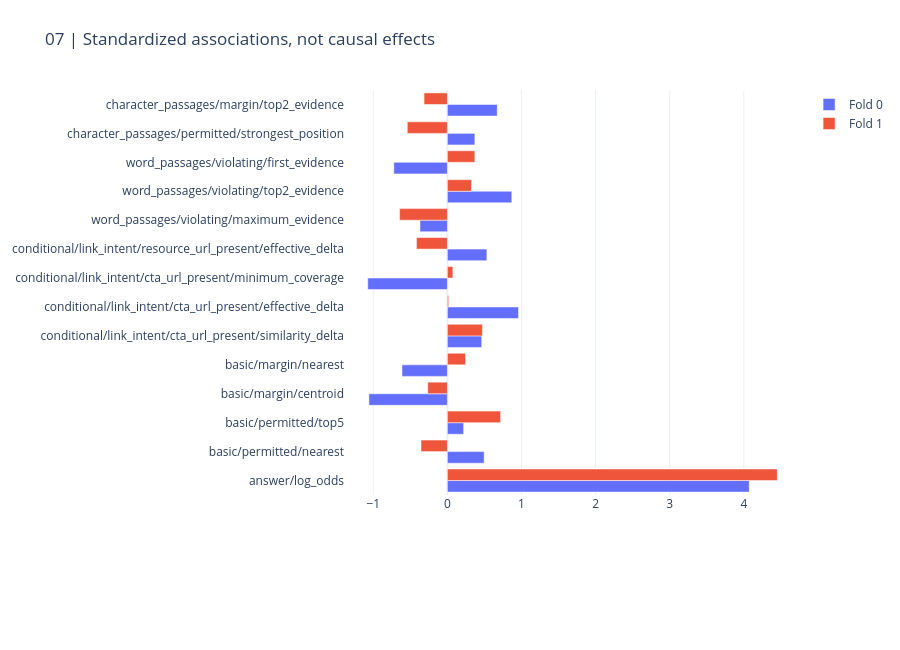

The notebook cell this image was saved under:
### Markdown cell above
## 5. Fitted associations

Coefficients are not causal effects. Use matched additions/removals to judge evidence.

### Code cell
CHARTS[6].show(renderer="plotly_mimetype")

### Figure 1 — Plotly figure (JSON) as saved in the notebook; plotly's stock layout.template omitted (floating-point values rounded to 4 significant figures)
{"data": [{"name": "Fold 0", "orientation": "h", "type": "bar", "x": [4.073, 0.496, 0.2193, -1.059, -0.6124, 0.4636, 0.9593, -1.074, 0.533, -0.3695, 0.8696, -0.7226, 0.3711, 0.6729], "y": ["answer/log_odds", "basic/permitted/nearest", "basic/permitted/top5", "basic/margin/centroid", "basic/margin/nearest", "conditional/link_intent/cta_url_present/similarity_delta", "conditional/link_intent/cta_url_present/effective_delta", "conditional/link_intent/cta_url_present/minimum_coverage", "conditional/link_intent/resource_url_present/effective_delta", "word_passages/violating/maximum_evidence", "word_passages/violating/top2_evidence", "word_passages/violating/first_evidence", "character_passages/permitted/strongest_position", "character_passages/margin/top2_evidence"]}, {"name": "Fold 1", "orientation": "h", "type": "bar", "x": [4.451, -0.3558, 0.7177, -0.2652, 0.2453, 0.4723, 0.01686, 0.07409, -0.4171, -0.6446, 0.3251, 0.3712, -0.541, -0.3146], "y": ["answer/log_odds", "basic/permitted/nearest", "basic/permitted/top5", "basic/margin/centroid", "basic/margin/nearest", "conditional/link_intent/cta_url_present/similarity_delta", "conditional/link_intent/cta_url_present/effective_delta", "conditional/link_intent/cta_url_present/minimum_coverage", "conditional/link_intent/resource_url_present/effective_delta", "word_passages/violating/maximum_evidence", "word_passages/violating/top2_evidence", "word_passages/violating/first_evidence", "character_passages/permitted/strongest_position", "character_passages/margin/top2_evidence"]}], "layout": {"height": 650, "margin": {"b": 155, "l": 145, "r": 35, "t": 90}, "title": {"text": "07 | Standardized associations, not causal effects"}, "xaxis": {"automargin": true}, "yaxis": {"automargin": true}}}
